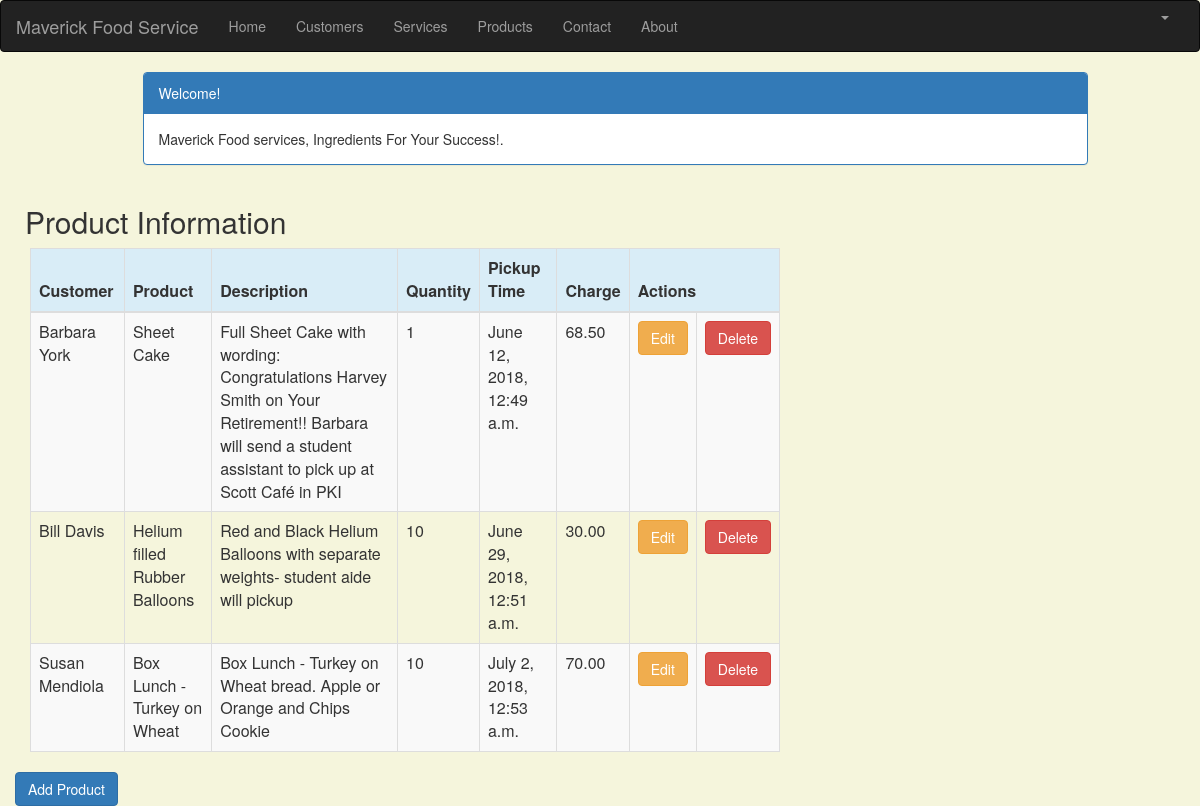
The page /product_list (signed in) on the database its author committed.
### crm/models.py (models this page shows, shortened)
class Product(models.Model):
    cust_name = models.ForeignKey(Customer, on_delete=models.CASCADE, related_name='products')
    product = models.CharField(max_length=100)
    p_description = models.TextField()
    quantity = models.IntegerField()
    pickup_time = models.DateTimeField(
        default=timezone.now)
    charge = models.DecimalField(max_digits=10, decimal_places=2)
    created_date = models.DateTimeField(
        default=timezone.now)
    updated_date = models.DateTimeField(auto_now_add=True)

class Customer(models.Model):
    cust_name = models.CharField(max_length=50)
    organization = models.CharField(max_length=100, blank=True)
    role = models.CharField(max_length=100)
    email = models.EmailField(max_length=100)
    bldgroom = models.CharField(max_length=100)
    address = models.CharField(max_length=200)
    account_number = models.IntegerField(blank=False, null=False)
    city = models.CharField(max_length=50)
    state = models.CharField(max_length=50)
    zipcode = models.CharField(max_length=10)
    phone_number = models.CharField(max_length=50)
    created_date = models.DateTimeField(
        default=timezone.now)
    updated_date = models.DateTimeField(auto_now_add=True)
    def __str__(self):
        return str(self.cust_name)

### crm/views.py (the view)
# urls.py: path('product_list', views.product_list, name='product_list'),
@login_required
def product_list(request):
    products = Product.objects.filter(created_date__lte=timezone.now())
    return render(request, 'crm/product_list.html', {'products': products})

### crm/templates/crm/product_list.html (shortened to what this page needs)
{% extends 'crm/base.html' %}
{% block content %}
    <html>
    <head>
        <link rel="stylesheet" href="https://maxcdn.bootstrapcdn.com/bootstrap/3.3.4/css/bootstrap.min.css">
    </head>
    <body>
    <div class="container">
        <div class="row">
            <div class="col-md-10 col-md-offset-1">
                <div class="panel panel-primary">
                    <div class="panel-heading">Welcome!</div>
                    <div class="panel-body">Maverick Food services, Ingredients For Your Success!.</div>
                </div>
            </div>
        </div>
    </div>
    <div class="row">
        <h2 style="padding-left: 10Px">Product Information</h2>
    </div>
    <div>
        <table class="table table-striped table-bordered table-hover">
            <thead>
            <tr class="bg-info">
                <th>Customer</th>
                <th>Product</th>
                <th>Description</th>
                <th>Quantity</th>
                <th>Pickup Time</th>
                <th>Charge</th>
                <th colspan="2">Actions</th>
            </tr>
            </thead>
            <tbody>
            {% for product in products %}
                <tr>
                    <td>{{ product.cust_name }}</td>
                    <td>{{ product.product }}</td>
                    <td>{{ product.p_description }}</td>
                    <td>{{ product.quantity }}</td>
                    <td>{{ product.pickup_time }}</td>
                    <td>{{ product.charge }}</td>
                    <td><a href="{% url 'crm:product_edit' pk=product.pk %}" class="btn btn-warning">Edit</a></td>
                    <td><a href="{% url 'crm:product_delete' pk=product.pk %}"
                           onclick="return confirm('Are you sure you want to delete?')"
                           class="btn btn-danger">Delete</a>
                    </td>
                </tr>
            {% endfor %}
            </tbody>
        </table>
     <div class="row">
            <a href="{% url 'crm:product_new' %}" class="row"><span class="btn btn-primary">Add Product</span></a>
        </div>
    </div>
    </body>
    </html>
{% endblock %}

### crm/templates/crm/product_list.html (style rules this page uses)
body { background-color: beige; }

### rows shown on the page
Product: cust_name "Barbara York", product "Sheet Cake", p_description "Full Sheet Cake with wording: Congratulations Harvey Smith on Your Retirement!! Barbara will send a student assistant to pick up at Scott Café in PKI", quantity "1", pickup_time "June 12, 2018, 12:49 a.m.", charge "68.50"
Product: cust_name "Bill Davis", product "Helium filled Rubber Balloons", p_description "Red and Black Helium Balloons with separate weights- student aide will pickup", quantity "10", pickup_time "June 29, 2018, 12:51 a.m.", charge "30.00"
Product: cust_name "Susan Mendiola", product "Box Lunch - Turkey on Wheat", p_description "Box Lunch - Turkey on Wheat bread. Apple or Orange and Chips Cookie", quantity "10", pickup_time "July 2, 2018, 12:53 a.m.", charge "70.00"
